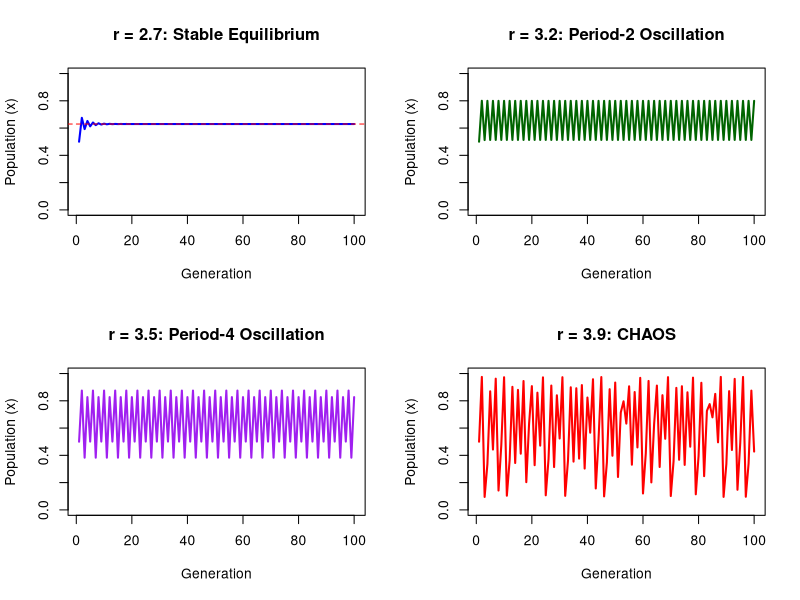
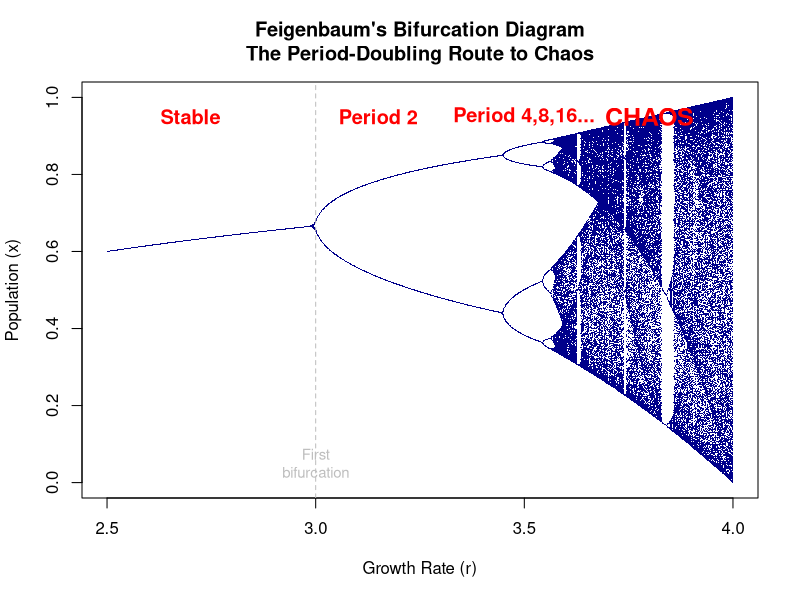
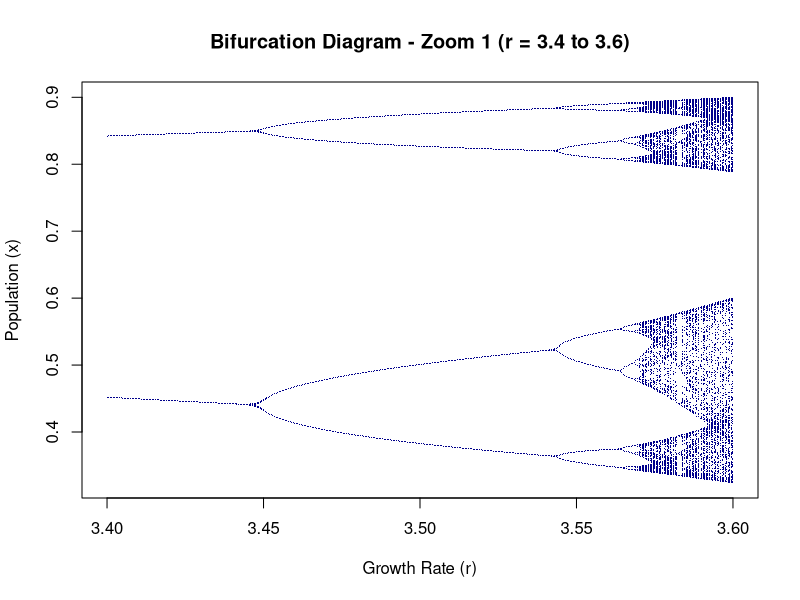
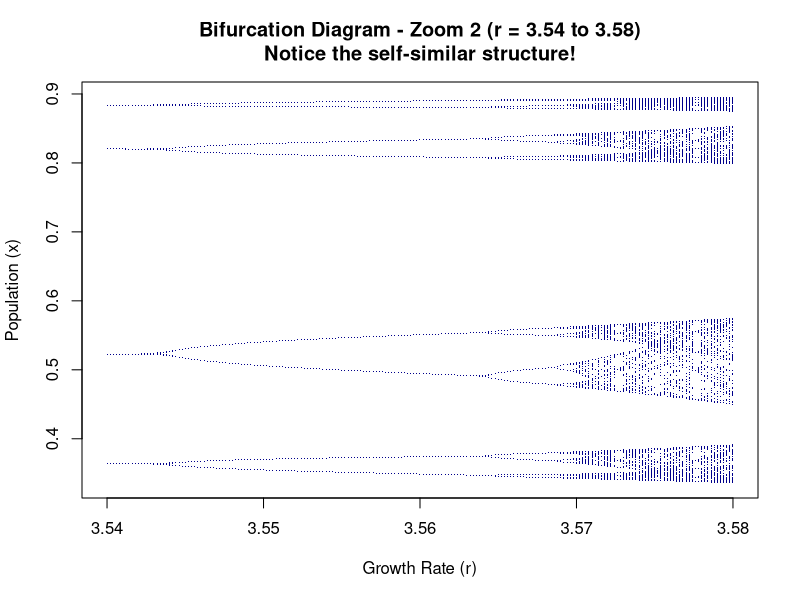
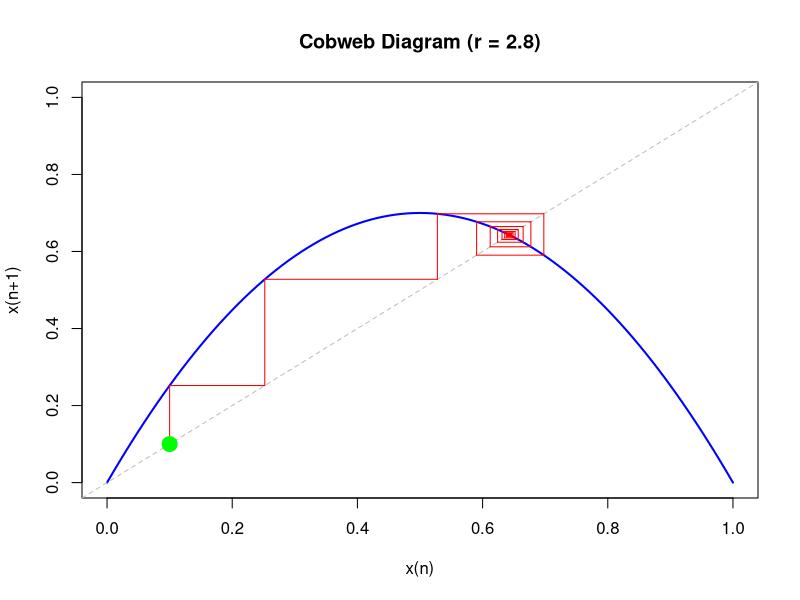
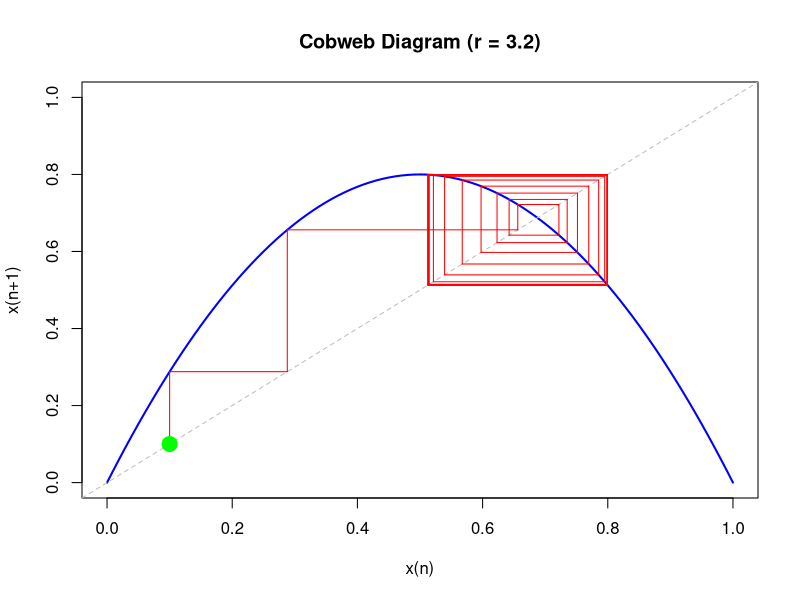
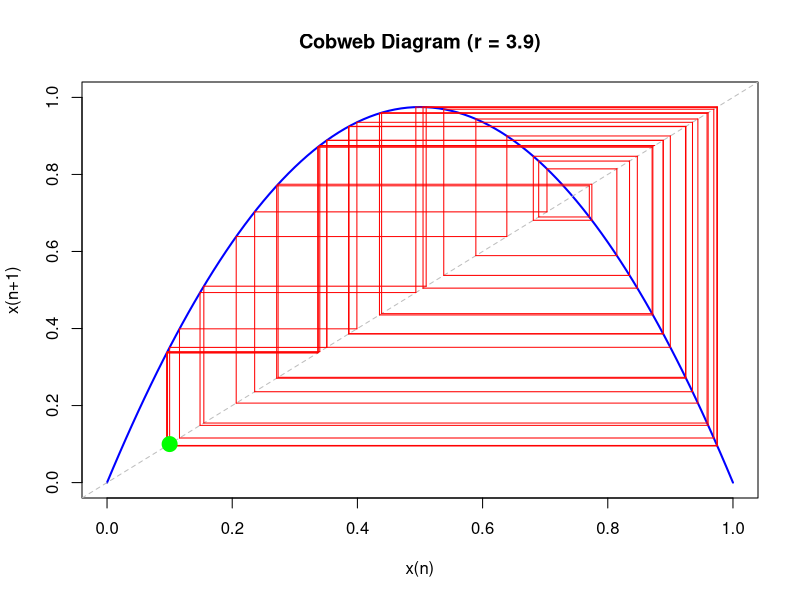

The R source for these figures, in order:
#!/usr/bin/env Rscript
# ============================================================================
# Logistic Map & Feigenbaum's Bifurcation Diagram
# Based on Gleick's "Chaos: Making a New Science" - Chapter 3
# ============================================================================

cat("==============================================================\n")
cat("  LOGISTIC MAP & FEIGENBAUM'S BIFURCATIONS\n")
cat("  From Gleick's 'Chaos: Making a New Science'\n")
cat("==============================================================\n\n")

# ============================================================================
# THE LOGISTIC EQUATION (from Gleick, Chapter 3: "Life's Ups and Downs")
# ============================================================================
# x_next = r*x*(1-x)
# 
# Where:
#   x = population (as fraction between 0 and 1)
#   r = growth rate parameter
#
# Behavior:
#   r < 1:     Population dies out
#   1 < r < 3: Population stabilizes
#   3 < r < 3.57: Period-doubling (2, 4, 8, 16... year cycles)
#   r > 3.57:  CHAOS
# ============================================================================

logistic_map <- function(r, x0, n_iterations = 100) {
  x <- numeric(n_iterations)
  x[1] <- x0
  
  for (i in 2:n_iterations) {
    x[i] <- r * x[i-1] * (1 - x[i-1])
  }
  
  return(x)
}

# ============================================================================
# Example Trajectories at Different Growth Rates
# ============================================================================

cat("Generating example trajectories...\n")

pdf("logistic_map_examples.pdf", width = 12, height = 8)
par(mfrow = c(2, 2))

# r = 2.7: Stable fixed point
x <- logistic_map(2.7, 0.5, 100)
plot(1:100, x, type = "l", col = "blue", lwd = 2,
     main = "r = 2.7: Stable Equilibrium",
     xlab = "Generation", ylab = "Population (x)",
     ylim = c(0, 1))
abline(h = tail(x, 1), col = "red", lty = 2)

# r = 3.2: Period-2 cycle
x <- logistic_map(3.2, 0.5, 100)
plot(1:100, x, type = "l", col = "darkgreen", lwd = 2,
     main = "r = 3.2: Period-2 Oscillation",
     xlab = "Generation", ylab = "Population (x)",
     ylim = c(0, 1))

# r = 3.5: Period-4 cycle
x <- logistic_map(3.5, 0.5, 100)
plot(1:100, x, type = "l", col = "purple", lwd = 2,
     main = "r = 3.5: Period-4 Oscillation",
     xlab = "Generation", ylab = "Population (x)",
     ylim = c(0, 1))

# r = 3.9: CHAOS
x <- logistic_map(3.9, 0.5, 100)
plot(1:100, x, type = "l", col = "red", lwd = 2,
     main = "r = 3.9: CHAOS",
     xlab = "Generation", ylab = "Population (x)",
     ylim = c(0, 1))

dev.off()

cat("✓ Saved: logistic_map_examples.pdf\n\n")

# ============================================================================
# FEIGENBAUM'S BIFURCATION DIAGRAM
# ============================================================================
# Mitchell Feigenbaum discovered universal constants in the period-doubling
# route to chaos. This diagram visualizes the transition from order to chaos.
#
# FEIGENBAUM'S CONSTANT: δ ≈ 4.6692016090...
# This constant describes how fast the bifurcations occur!
# ============================================================================

cat("Computing bifurcation diagram (this takes a moment)...\n")

# Function to compute attractor values for a given r
compute_attractor <- function(r, x0 = 0.5, n_iterations = 500, n_last = 200) {
  x <- logistic_map(r, x0, n_iterations)
  # Return only the last n_last values (after transients settle)
  return(x[(n_iterations - n_last + 1):n_iterations])
}

# Generate r values
r_values <- seq(2.5, 4.0, by = 0.001)

# Compute bifurcation data
bifurcation_data <- data.frame()
for (i in seq_along(r_values)) {
  if (i %% 100 == 0) cat(paste0("Progress: ", round(100*i/length(r_values)), "%\r"))
  r <- r_values[i]
  x_vals <- compute_attractor(r)
  bifurcation_data <- rbind(bifurcation_data, 
                            data.frame(r = r, x = x_vals))
}

cat("\n✓ Bifurcation data computed!\n\n")

# Create the bifurcation diagram
cat("Creating bifurcation diagram...\n")

pdf("feigenbaum_bifurcation.pdf", width = 14, height = 9)
plot(bifurcation_data$r, bifurcation_data$x, pch = ".", 
     cex = 0.3, col = "darkblue",
     main = "Feigenbaum's Bifurcation Diagram\nThe Period-Doubling Route to Chaos",
     xlab = "Growth Rate (r)", 
     ylab = "Population (x)",
     xlim = c(2.5, 4.0), ylim = c(0, 1))

# Add annotations
text(2.7, 0.95, "Stable", col = "red", cex = 1.2, font = 2)
text(3.15, 0.95, "Period 2", col = "red", cex = 1.2, font = 2)
text(3.5, 0.95, "Period 4,8,16...", col = "red", cex = 1.2, font = 2)
text(3.8, 0.95, "CHAOS", col = "red", cex = 1.5, font = 2)

# Mark first bifurcation
abline(v = 3.0, col = "gray", lty = 2, lwd = 1)
text(3.0, 0.05, "First\nbifurcation", col = "gray", cex = 0.9)

dev.off()

cat("✓ Saved: feigenbaum_bifurcation.pdf\n\n")

# ============================================================================
# FEIGENBAUM CONSTANTS
# ============================================================================

cat("==============================================================\n")
cat("  FEIGENBAUM'S UNIVERSAL CONSTANTS\n")
cat("==============================================================\n\n")

cat("δ (delta) ≈ 4.6692016090...\n")
cat("  Rate at which bifurcations occur\n")
cat("  Each bifurcation happens δ times faster than previous\n\n")

cat("α (alpha) ≈ 2.502907875...\n")
cat("  Scaling of parameter space\n\n")

cat("These constants are UNIVERSAL - they appear in ALL systems\n")
cat("that undergo period-doubling bifurcations!\n\n")

# ============================================================================
# ZOOM INTO BIFURCATION DIAGRAM - Show self-similarity
# ============================================================================

cat("Creating zoom views to show self-similarity...\n")

# Zoom 1: Region around r=3.5
r_zoom1 <- seq(3.4, 3.6, by = 0.0005)
zoom1_data <- data.frame()
for (r in r_zoom1) {
  x_vals <- compute_attractor(r)
  zoom1_data <- rbind(zoom1_data, data.frame(r = r, x = x_vals))
}

pdf("bifurcation_zoom1.pdf", width = 10, height = 7)
plot(zoom1_data$r, zoom1_data$x, pch = ".", cex = 0.4, col = "darkblue",
     main = "Bifurcation Diagram - Zoom 1 (r = 3.4 to 3.6)",
     xlab = "Growth Rate (r)", ylab = "Population (x)")
dev.off()

# Zoom 2: Even closer
r_zoom2 <- seq(3.54, 3.58, by = 0.0002)
zoom2_data <- data.frame()
for (r in r_zoom2) {
  x_vals <- compute_attractor(r)
  zoom2_data <- rbind(zoom2_data, data.frame(r = r, x = x_vals))
}

pdf("bifurcation_zoom2.pdf", width = 10, height = 7)
plot(zoom2_data$r, zoom2_data$x, pch = ".", cex = 0.4, col = "darkblue",
     main = "Bifurcation Diagram - Zoom 2 (r = 3.54 to 3.58)\nNotice the self-similar structure!",
     xlab = "Growth Rate (r)", ylab = "Population (x)")
dev.off()

cat("✓ Saved: bifurcation_zoom1.pdf\n")
cat("✓ Saved: bifurcation_zoom2.pdf\n\n")

# ============================================================================
# COBWEB DIAGRAMS - Visual iteration process
# ============================================================================

cat("Creating cobweb diagrams...\n")

cobweb <- function(r, x0, n_iterations = 50) {
  pdf(paste0("cobweb_r", r, ".pdf"), width = 8, height = 8)
  
  # Setup plot
  x_range <- seq(0, 1, by = 0.01)
  y_range <- r * x_range * (1 - x_range)
  
  plot(x_range, y_range, type = "l", col = "blue", lwd = 2,
       main = paste0("Cobweb Diagram (r = ", r, ")"),
       xlab = "x(n)", ylab = "x(n+1)",
       xlim = c(0, 1), ylim = c(0, 1))
  abline(0, 1, col = "gray", lty = 2)  # Identity line
  
  # Draw cobweb
  x <- x0
  for (i in 1:n_iterations) {
    x_next <- r * x * (1 - x)
    segments(x, x, x, x_next, col = "red", lwd = 1)
    segments(x, x_next, x_next, x_next, col = "red", lwd = 1)
    x <- x_next
  }
  
  # Mark starting point
  points(x0, x0, pch = 19, col = "green", cex = 2)
  
  dev.off()
}

cobweb(2.8, 0.1, 30)
cobweb(3.2, 0.1, 30)
cobweb(3.9, 0.1, 50)

cat("✓ Saved cobweb diagrams\n\n")

# ============================================================================
# SUMMARY
# ============================================================================

cat("==============================================================\n")
cat("  ALL VISUALIZATIONS CREATED!\n")
cat("==============================================================\n\n")

cat("Key Files:\n")
cat("  1. logistic_map_examples.pdf - Behavior at different r values\n")
cat("  2. feigenbaum_bifurcation.pdf - Full bifurcation diagram\n")
cat("  3. bifurcation_zoom1.pdf - Zoomed view showing structure\n")
cat("  4. bifurcation_zoom2.pdf - Even closer zoom\n")
cat("  5. cobweb_r*.pdf - Iteration diagrams\n\n")

cat("Key Insights:\n")
cat("  - Simple equation → incredibly complex behavior\n")
cat("  - Period-doubling route to chaos\n")
cat("  - Universal Feigenbaum constants\n")
cat("  - Self-similar (fractal) structure\n")
cat("  - Relevant to population biology, economics, neuroscience!\n\n")

cat("For your cognitive science work:\n")
cat("  - Models habit formation (stable attractors)\n")
cat("  - Explains sudden behavioral shifts (bifurcations)\n")
cat("  - Describes decision-making dynamics\n")
cat("  - Connects to neural oscillations\n\n")
